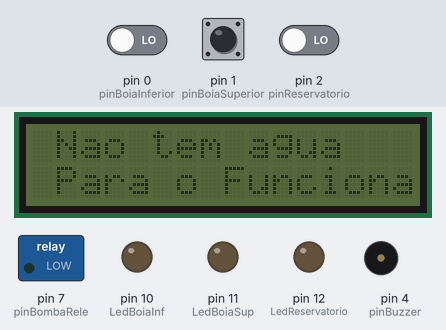
A sketch run on a simulated Arduino Uno, built with avr-gcc and run on an emulated ATmega328P. On the bench: 16×2 character LCD, switched loads named in the sketch (green lamp = pin HIGH), output pins drawn as LEDs (lit = HIGH), buzzer (waves = sounding, pin HIGH). The inputs (shaded band) are chosen by the test bench; at power-on: pin 2 (pinReservatorio) LOW, pin 0 (pinBoiaInferior) LOW, pin 1 (pinBoiaSuperior) LOW.

Above: at 1.2 s.
1.3 s: pin 2 (pinReservatorio) driven HIGH
At 3.0 s:
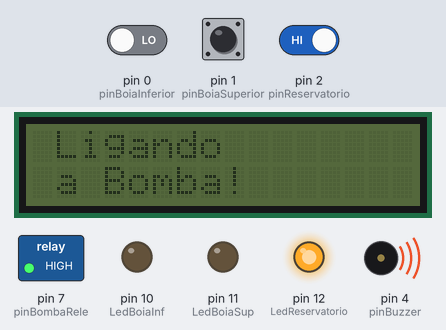
5.4 s: pin 0 (pinBoiaInferior) driven HIGH
At 7.1 s:
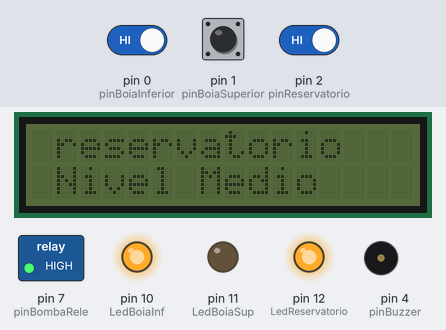
7.7 s: pin 1 (pinBoiaSuperior) pulled HIGH for 1.25 s
At 9.1 s:
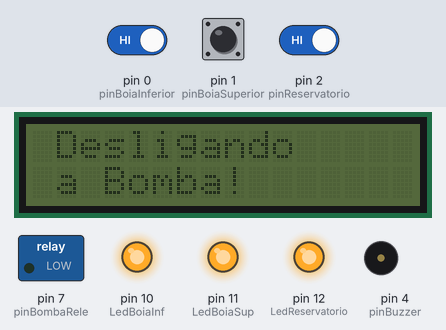
10.8 s: pin 0 (pinBoiaInferior) driven LOW
At 14.8 s:
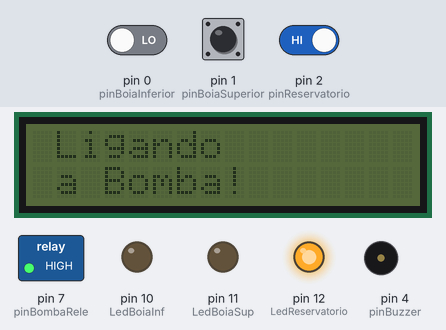
14.9 s: pin 1 (pinBoiaSuperior) pulled HIGH for 1.25 s
At 16.7 s:
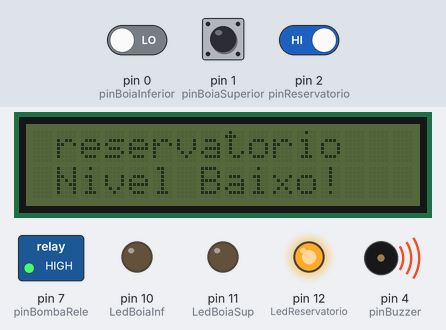
20.3 s: pin 1 (pinBoiaSuperior) pulled HIGH for 3.2 s
At 20.9 s:
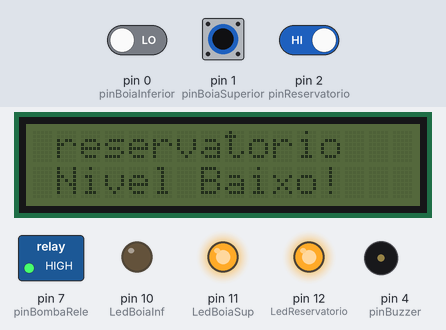
Timing chart, 0 to 26.0 s (numbered marks = the images above; inputs shaded):
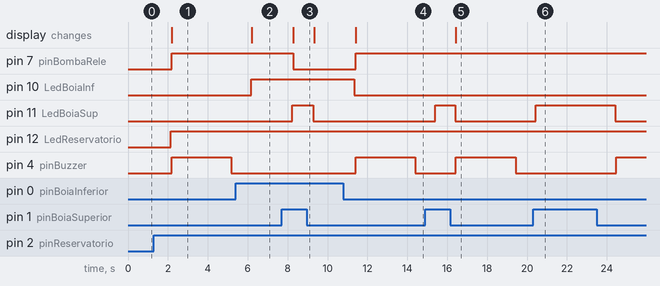

Measured:
- after the input at 1.3 s, pin 7 (pinBombaRele): LOW → HIGH after 0.89 s; pin 12 (LedReservatorio): LOW → HIGH after 0.83 s; pin 4 (pinBuzzer): LOW → HIGH after 0.89 s, → LOW 3.0 s later; the display: changes after 0.89 s (image 1)
- after the input at 5.4 s, pin 10 (LedBoiaInf): LOW → HIGH after 0.79 s; pin 4 (pinBuzzer): stays LOW (without the input it goes to HIGH after 0.82 s); the display: changes after 0.81 s (image 2)
- after the input at 7.7 s, pin 7 (pinBombaRele): HIGH → LOW after 0.59 s; pin 11 (LedBoiaSup): LOW → HIGH after 0.54 s, → LOW 1.1 s later; the display: changes after 0.59 s (image 3)
- after the input at 10.8 s, pin 7 (pinBombaRele): LOW → HIGH after 0.60 s; pin 10 (LedBoiaInf): HIGH → LOW after 0.55 s; pin 4 (pinBuzzer): LOW → HIGH after 0.60 s, → LOW 3.0 s later; the display: changes after 0.60 s (image 4)
- after the input at 14.9 s, pin 11 (LedBoiaSup): LOW → HIGH after 0.50 s, → LOW 1.0 s later
- after the input at 20.3 s, pin 11 (LedBoiaSup): LOW → HIGH after 0.13 s, → LOW 4.0 s later

The sketch:

BombaDeAguaSensor.ino
```cpp
/* Controle de nível de água
Alimentado por energia solar */

/* Bibliotecas */
#include <LiquidCrystal_I2C.h>

/* Instanciamento de Objetos */
LiquidCrystal_I2C LCD(0x27, 16, 2);

/* Definição dos Pinos */
#define pinBoiaInferior 0
#define pinBoiaSuperior 1
#define pinReservatorio 2
#define pinBombaRele 7
#define pinBuzzer 4
#define LedBoiaInf 10
#define LedBoiaSup 11
#define LedReservatorio 12

/* Variaveis Globais */
int AuxBoiaInferior, AuxBoiaSuperior;
int AuxBomba, AuxReservatorio;

/* Declaraçao de Funções */
void Som();

void setup()
{
  /*Define os modos dos Pinos */
  pinMode(pinBoiaInferior, INPUT);
  pinMode(pinBoiaSuperior,INPUT);
  pinMode(pinReservatorio,INPUT);
  pinMode(pinBombaRele,OUTPUT);
  pinMode(pinBuzzer,OUTPUT);
  pinMode(LedBoiaInf,OUTPUT);
  pinMode(LedBoiaSup,OUTPUT);
  pinMode(LedReservatorio,OUTPUT);

  /* Iniciando o Display LCD */
  LCD.init();
}

void loop()
{
  /* Lê o valor dos pinos */
  AuxBoiaInferior = digitalRead(pinBoiaInferior);
  AuxBoiaSuperior = digitalRead(pinBoiaSuperior);
  AuxReservatorio = digitalRead(pinReservatorio);
  AuxBomba = digitalRead(pinBombaRele);


  /* Liga e Desliga Led´s */
  digitalWrite(LedBoiaInf,AuxBoiaInferior);
  digitalWrite(LedBoiaSup,AuxBoiaSuperior);
  digitalWrite(LedReservatorio,AuxReservatorio);

  /* Verifica se tem água no reservatório */
  if(AuxReservatorio == 1)
  {
    /* Verificação do nível da água */

    /* Nível Alto */
    if((AuxBoiaSuperior == 1) && (AuxBoiaInferior == 1))
    {
      /* Comando Display LCD */
      LCD.clear();
      LCD.print(" reservatorio ");
      LCD.setCursor(0,1);
      LCD.print(" Nivel Alto ");

      /* Desligando da Bomba */
      if(AuxBomba == 1)
      {
        LCD.clear();
        LCD. print(" Desligando ");
        LCD.setCursor(0,1);
        LCD.print(" a Bomba! ");

        digitalWrite(pinBombaRele, LOW);
      }
    }

    /* Nível Médio */
    else if((AuxBoiaSuperior == 0) && (AuxBoiaInferior == 1))
    {
      LCD.clear();
      LCD.print(" reservatorio ");
      LCD.setCursor(0,1);
      LCD.print(" Nivel Medio ");
    }

    /* Nível Baixo */
    else if((AuxBoiaSuperior == 0) && (AuxBoiaInferior == 0))
    {
      LCD.clear();
      LCD.print(" reservatorio ");
      LCD.setCursor(0,1);
      LCD.print(" Nivel Baixo! ");

      /* Ligando a Bomba */
      if(AuxBomba == 0)
      {
        LCD.clear();
        LCD. print(" Ligando ");
        LCD.setCursor(0,1);
        LCD.print(" a Bomba! ");

        digitalWrite(pinBombaRele, HIGH);
      }

      /* Chama a função Som */
      Som();
    }
  }
  else if(AuxReservatorio == 0)
  {
    LCD.clear();
    LCD.print(" Nao tem agua ");
    LCD.setCursor(0,1);
    LCD.print(" Para o Funcionamento");

    digitalWrite(pinBombaRele, LOW);
  }
  delay(1000);
}

void Som()
{
  for(int j = 0; j < 3; j += 1)
  {
    /* Alarme de ponto crítico */
    digitalWrite(pinBuzzer,HIGH);
    delay(1000);
    digitalWrite(pinBuzzer,LOW);
  }
}
```
